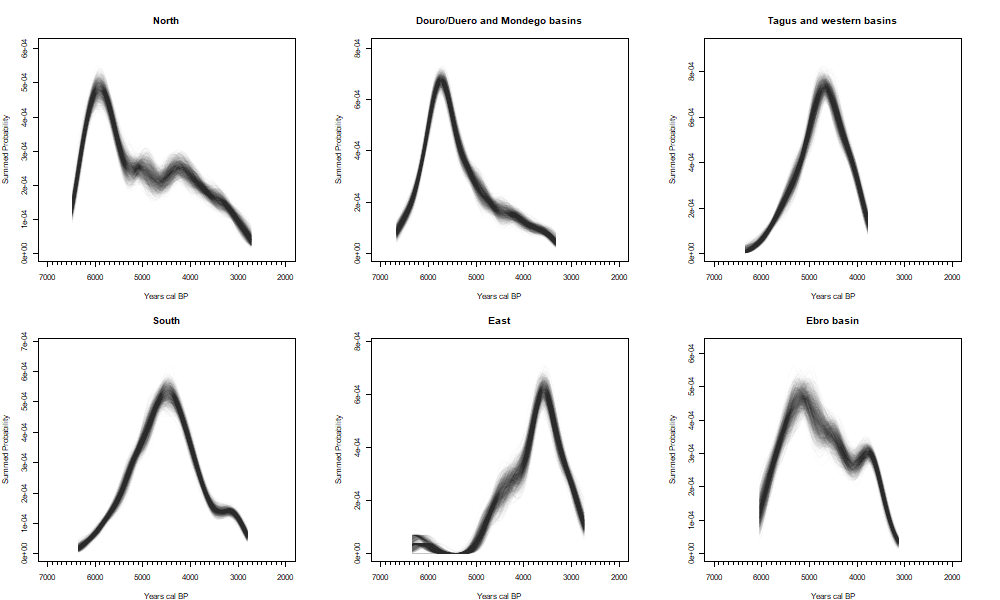

Generate this figure with R:
###########################################################
### Figure 4. COMPOSITE KERNEL DENSITY ESTIMATES (CKDE) ##
#########################################################

# Load libraries
library(maptools)
library(spatstat)
library(rgdal)
library(rcarbon)
setwd(~BayesMegaliths-master) # Set first the working directory at the BayesMegaliths-master folder, as this script is coded to have that folder as the root
library(here)

# Read raw data
dates = read.csv2(here('data','C14dates_Iberia.csv'), sep=";",na='n/a')

### Subset the data by region and calibrate with corresponding curve ###

## EAST ##
# Subset data
East <- subset(dates,Region=="East")
dates_terrestrial_East <- subset(East, Curve=="intcal20")
dates_marine_East <- subset(East, Curve=="marine20")
# Calibrate dates with the corresponding curve
East_Terr_cal <- calibrate(x=dates_terrestrial_East$C14,errors=dates_terrestrial_East$STD,normalised=FALSE, 
                            calMatrix=FALSE, calCurves = dates_terrestrial_East$Curve)

East_Marine_cal <- calibrate(x=dates_marine_East$C14, errors=dates_marine_East$STD,
                              normalised=FALSE, calMatrix=FALSE, calCurves = dates_marine_East$Curve, 
                              resOffsets = dates_marine_East$DeltaR, resErrors = dates_marine_East$DeltaRErr)

dates_cal_East = rcarbon::combine(East_Terr_cal,East_Marine_cal, fixIDs = TRUE)

## NORTH ##
# Subset data
North <- subset(dates,Region=="North")
# Calibrate dates with the corresponding curve
dates_cal_North <- calibrate(x=North$C14,errors=North$STD,normalised=FALSE, 
                           calMatrix=FALSE, calCurves = North$Curve)

## SOUTH ##
# Subset data
South <- subset(dates,Region=="South")
South_terrestrial_East <- subset(South, Curve=="intcal20")
South_marine_East <- subset(South, Curve=="marine20")
South_mixed_East <- subset(South, Curve=="mixed")
# Calibrate dates with the corresponding curve
South_Terr_cal <- calibrate(x=South_terrestrial_East$C14,errors=South_terrestrial_East$STD,normalised=FALSE, 
                           calMatrix=FALSE, calCurves = South_terrestrial_East$Curve)

South_Marine_cal <- calibrate(x=South_marine_East$C14, errors=South_marine_East$STD,
                              normalised=FALSE, calMatrix=FALSE, calCurves = South_marine_East$Curve, 
                              resOffsets = South_marine_East$DeltaR, resErrors = South_marine_East$DeltaRErr)

mixedCurve <- mixCurves('intcal20','marine20',p=0.8) # Set Mixed curve

South_Mixed_cal <- calibrate(x=South_mixed_East$C14,
                             errors=South_mixed_East$STD,
                             normalised=FALSE, calMatrix=FALSE, calCurves = mixedCurve, 
                             resOffsets = South_mixed_East$DeltaR, 
                             resErrors = South_mixed_East$DeltaRErr)
# Combine in one object
dates_cal_South = rcarbon::combine(South_Terr_cal, South_Marine_cal, South_Mixed_cal, fixIDs = TRUE)

## EBRO BASIN ##
# Subset data
Ebro_basin <- subset(dates,Region=="Ebro basin")
# Calibrate dates with the corresponding curve
dates_cal_Ebro <- calibrate(x=Ebro_basin$C14,errors=Ebro_basin$STD,normalised=FALSE, 
                             calMatrix=FALSE, calCurves = Ebro_basin$Curve)

## TAGUS BASIN ##
# Subset data
Tagus_basins <- subset(dates,Region=="Tagus and western basins")
# Calibrate dates with the corresponding curve
dates_cal_Tagus <- calibrate(x=Tagus_basins$C14,errors=Tagus_basins$STD,normalised=FALSE, 
                            calMatrix=FALSE, calCurves = Tagus_basins$Curve)

## DUERO BASIN ##
# Subset data
Duero_basin <- subset(dates,Region=="Douro/Duero and Mondego basins")
# Calibrate dates with the corresponding curve
dates_cal_Duero <- calibrate(x=Duero_basin$C14,errors=Duero_basin$STD,normalised=FALSE, 
                             calMatrix=FALSE, calCurves = Duero_basin$Curve)

### Composite Kernel Density Estimates (CKDE)
## Create bins
bins_East <- binPrep(sites=East$SiteID, ages=East$C14, h=100)
bins_North <- binPrep(sites=North$SiteID, ages=North$C14, h=100)
bins_South <- binPrep(sites=South$SiteID, ages=South$C14, h=100)
bins_Ebro <- binPrep(sites=Ebro_basin$SiteID, ages=Ebro_basin$C14, h=100)
bins_Tagus <- binPrep(sites=Tagus_basins$SiteID, ages=Tagus_basins$C14, h=100)
bins_Duero <- binPrep(sites=Duero_basin$SiteID, ages=Duero_basin$C14, h=100)

## Prepare sample Dates
# East
dates.randates_East <- sampleDates(dates_cal_East,bins= bins_East, nsim=1000, verbose=TRUE)
dates.ckde_East <- ckde(dates.randates_East, timeRange=c(7000,2000), bw=200)
# North
dates.randates_North <- sampleDates(dates_cal_North,bins= bins_North, nsim=1000, verbose=TRUE)
dates.ckde_North <- ckde(dates.randates_North, timeRange=c(7000,2000), bw=200)
# South
dates.randates_South <- sampleDates(dates_cal_South,bins= bins_South, nsim=1000, verbose=TRUE)
dates.ckde_South <- ckde(dates.randates_South, timeRange=c(7000,2000), bw=200)
# Ebro basin
dates.randates_Ebro <- sampleDates(dates_cal_Ebro,bins= bins_Ebro, nsim=1000, verbose=TRUE)
dates.ckde_Ebro <- ckde(dates.randates_Ebro, timeRange=c(7000,2000), bw=200)
# Tagus basins
dates.randates_Tagus <- sampleDates(dates_cal_Tagus,bins= bins_Tagus, nsim=1000, verbose=TRUE)
dates.ckde_Tagus <- ckde(dates.randates_Tagus, timeRange=c(7000,2000), bw=200)
# Duero basins
dates.randates_Duero <- sampleDates(dates_cal_Duero,bins= bins_Duero, nsim=1000, verbose=TRUE)
dates.ckde_Duero <- ckde(dates.randates_Duero, timeRange=c(7000,2000), bw=200)

## Plot figure 4 and save it to figures folder 
png(file=here('figures','Figure 4.png'),width = 1000,height=600)
par(mar=c(4, 4, 4, 4), mfrow=c(2,3))
plot(dates.ckde_North, type="multiline", main="North")
plot(dates.ckde_Duero, type="multiline", main="Douro/Duero and Mondego basins")
plot(dates.ckde_Tagus, type="multiline", main="Tagus and western basins")
plot(dates.ckde_South, type="multiline", main="South")
plot(dates.ckde_East, type="multiline", main="East")
plot(dates.ckde_Ebro, type="multiline", main="Ebro basin")
par(mfrow=c(1,1))
dev.off()